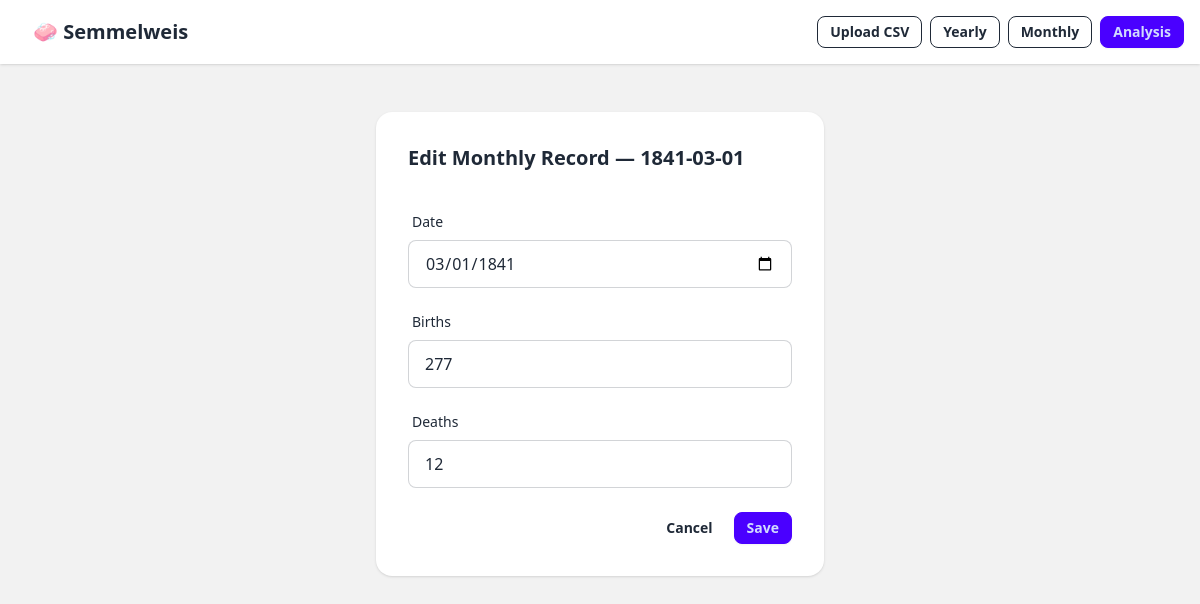
/monthly/3/edit/, run on the app's committed database.
### analysis/models.py (models this page shows, shortened)
class MonthlyRecord(models.Model):
    date   = models.DateField()   # first day of the reported month, e.g. 1841-01-01
    births = models.IntegerField()
    deaths = models.IntegerField()
    HANDWASHING_START = "1847-06-01"
    class Meta:
        ordering = ["date"]
    def __str__(self):
        return str(self.date)

### analysis/views.py (the view)
# urls.py: path("monthly/<int:pk>/edit/",   views.MonthlyUpdateView.as_view(), name="monthly-update"),
class MonthlyUpdateView(UpdateView):
    model         = MonthlyRecord
    form_class    = MonthlyRecordForm
    template_name = "analysis/monthly_form.html"
    success_url   = reverse_lazy("analysis:monthly-list")
    def get_context_data(self, **kwargs):
        ctx = super().get_context_data(**kwargs)
        ctx["title"]      = f"Edit Monthly Record — {self.object}"
        ctx["cancel_url"] = reverse_lazy("analysis:monthly-list")
        return ctx

### analysis/forms.py
class MonthlyRecordForm(forms.ModelForm):
    class Meta:
        model  = MonthlyRecord
        fields = ["date", "births", "deaths"]
        widgets = {
            "date":   forms.DateInput(attrs={"type": "date", "class": "input input-bordered w-full"}),
            "births": forms.NumberInput(attrs={"class": "input input-bordered w-full"}),
            "deaths": forms.NumberInput(attrs={"class": "input input-bordered w-full"}),
        }

### templates/analysis/monthly_form.html (shortened to what this page needs)
{% extends "base.html" %}
{% block content %}
<div class="card bg-base-100 shadow max-w-md mx-auto mt-8">
  <div class="card-body">
    <h2 class="card-title">{{ title }}</h2>
    <form method="post" class="space-y-4 mt-2">
      {% for field in form %}
        <div class="form-control">
          <label class="label">
            <span class="label-text font-medium">{{ field.label }}</span>
          </label>
          {{ field }}
        </div>
      {% endfor %}
      <div class="card-actions justify-end pt-2">
        <a href="{{ cancel_url }}" class="btn btn-ghost btn-sm">Cancel</a>
        <button class="btn btn-primary btn-sm">Save</button>
      </div>
    </form>
  </div>
</div>
{% endblock %}

### data on the page
MonthlyRecord: form "03/01/1841" "277" "12"

### other printed values
{{ title }} "Edit Monthly Record — 1841-03-01"
{{ field.label }} "Date" "Births" "Deaths"
